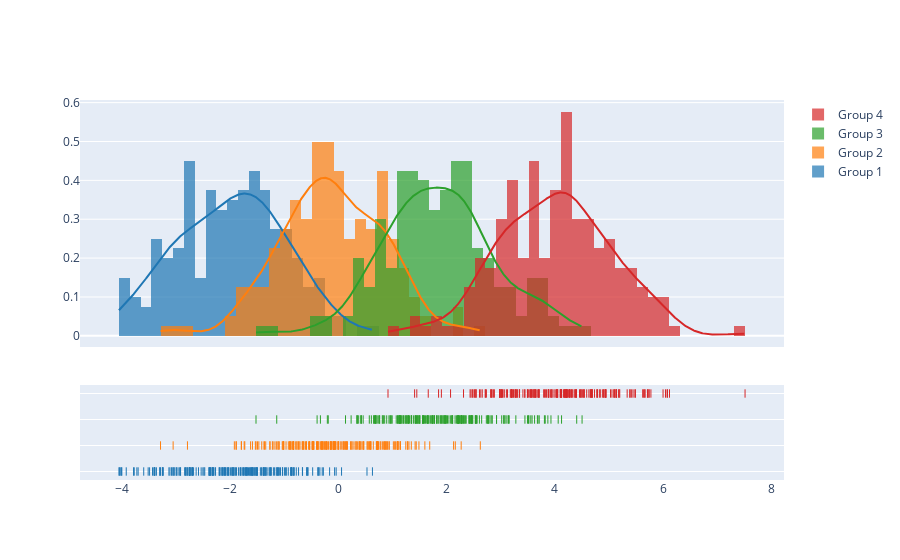

The notebook cell this image was saved under:
### Code cell
import plotly.figure_factory as ff

# Add histogram data
x1 = np.random.randn(200) - 2
x2 = np.random.randn(200)
x3 = np.random.randn(200) + 2
x4 = np.random.randn(200) + 4

# Group data together
hist_data = [x1, x2, x3, x4]

group_labels = ['Group 1', 'Group 2', 'Group 3', 'Group 4']

# Create distplot with custom bin_size
fig = ff.create_distplot(hist_data, group_labels, bin_size=.2)
fig.show()

### Figure 1 — Plotly figure (JSON) as saved in the notebook; plotly's stock layout.template omitted (floating-point values rounded to 4 significant figures; data arrays with more than 128 entries replaced by an {"elided": "..."} marker saying what was removed)
{"data": [{"autobinx": false, "histnorm": "probability density", "legendgroup": "Group 1", "marker": {"color": "rgb(31, 119, 180)"}, "name": "Group 1", "opacity": 0.7, "type": "histogram", "x": {"elided": "200 float values"}, "xaxis": "x", "xbins": {"end": 0.6285, "size": 0.2, "start": -4.057}, "yaxis": "y"}, {"autobinx": false, "histnorm": "probability density", "legendgroup": "Group 2", "marker": {"color": "rgb(255, 127, 14)"}, "name": "Group 2", "opacity": 0.7, "type": "histogram", "x": {"elided": "200 float values"}, "xaxis": "x", "xbins": {"end": 2.622, "size": 0.2, "start": -3.289}, "yaxis": "y"}, {"autobinx": false, "histnorm": "probability density", "legendgroup": "Group 3", "marker": {"color": "rgb(44, 160, 44)"}, "name": "Group 3", "opacity": 0.7, "type": "histogram", "x": {"elided": "200 float values"}, "xaxis": "x", "xbins": {"end": 4.503, "size": 0.2, "start": -1.524}, "yaxis": "y"}, {"autobinx": false, "histnorm": "probability density", "legendgroup": "Group 4", "marker": {"color": "rgb(214, 39, 40)"}, "name": "Group 4", "opacity": 0.7, "type": "histogram", "x": {"elided": "200 float values"}, "xaxis": "x", "xbins": {"end": 7.516, "size": 0.2, "start": 0.9162}, "yaxis": "y"}, {"legendgroup": "Group 1", "marker": {"color": "rgb(31, 119, 180)"}, "mode": "lines", "name": "Group 1", "showlegend": false, "type": "scatter", "x": {"elided": "500 float values"}, "xaxis": "x", "y": {"elided": "500 float values"}, "yaxis": "y"}, {"legendgroup": "Group 2", "marker": {"color": "rgb(255, 127, 14)"}, "mode": "lines", "name": "Group 2", "showlegend": false, "type": "scatter", "x": {"elided": "500 float values"}, "xaxis": "x", "y": {"elided": "500 float values"}, "yaxis": "y"}, {"legendgroup": "Group 3", "marker": {"color": "rgb(44, 160, 44)"}, "mode": "lines", "name": "Group 3", "showlegend": false, "type": "scatter", "x": {"elided": "500 float values"}, "xaxis": "x", "y": {"elided": "500 float values"}, "yaxis": "y"}, {"legendgroup": "Group 4", "marker": {"color": "rgb(214, 39, 40)"}, "mode": "lines", "name": "Group 4", "showlegend": false, "type": "scatter", "x": {"elided": "500 float values"}, "xaxis": "x", "y": {"elided": "500 float values"}, "yaxis": "y"}, {"legendgroup": "Group 1", "marker": {"color": "rgb(31, 119, 180)", "symbol": "line-ns-open"}, "mode": "markers", "name": "Group 1", "showlegend": false, "type": "scatter", "x": {"elided": "200 float values"}, "xaxis": "x", "y": {"elided": "200 str values"}, "yaxis": "y2"}, {"legendgroup": "Group 2", "marker": {"color": "rgb(255, 127, 14)", "symbol": "line-ns-open"}, "mode": "markers", "name": "Group 2", "showlegend": false, "type": "scatter", "x": {"elided": "200 float values"}, "xaxis": "x", "y": {"elided": "200 str values"}, "yaxis": "y2"}, {"legendgroup": "Group 3", "marker": {"color": "rgb(44, 160, 44)", "symbol": "line-ns-open"}, "mode": "markers", "name": "Group 3", "showlegend": false, "type": "scatter", "x": {"elided": "200 float values"}, "xaxis": "x", "y": {"elided": "200 str values"}, "yaxis": "y2"}, {"legendgroup": "Group 4", "marker": {"color": "rgb(214, 39, 40)", "symbol": "line-ns-open"}, "mode": "markers", "name": "Group 4", "showlegend": false, "type": "scatter", "x": {"elided": "200 float values"}, "xaxis": "x", "y": {"elided": "200 str values"}, "yaxis": "y2"}], "layout": {"barmode": "overlay", "hovermode": "closest", "legend": {"traceorder": "reversed"}, "xaxis": {"anchor": "y2", "domain": [0.0, 1.0], "zeroline": false}, "yaxis": {"anchor": "free", "domain": [0.35, 1], "position": 0.0}, "yaxis2": {"anchor": "x", "domain": [0, 0.25], "dtick": 1, "showticklabels": false}}}
